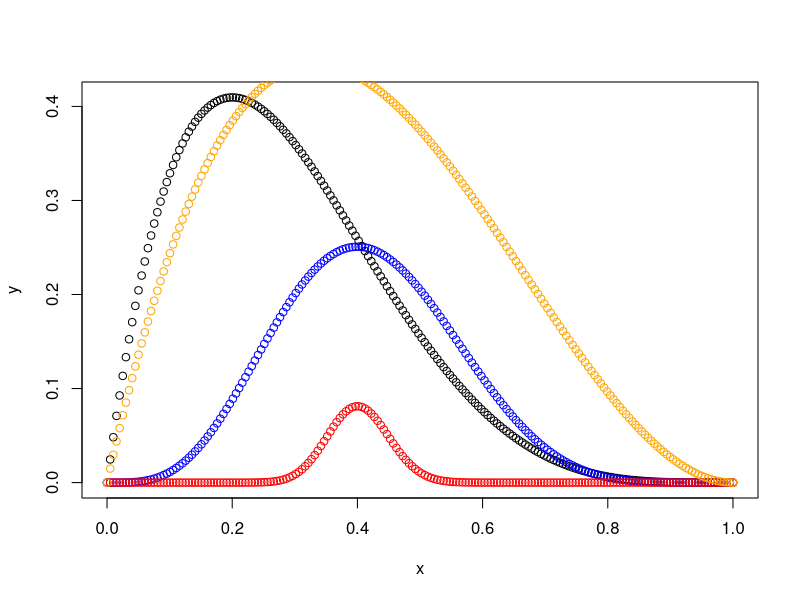

Source code (R):
### Bayesian on the error rates of methylation in reads
##
#


## Simulations, with binomial probability distributions
#
likelihoodFunction <- function(p, mC, tC){
  a <- choose(n = tC,k = mC)
  b <- p ^ mC
  c <- (1-p) ^ (tC - mC)
  return(a * b * c)
}

getPoints <- function(mC, tC){
  x <- seq(0, 1, length.out = 200)
  y <- sapply(x, FUN = function(x){likelihoodFunction(p = x, mC = mC, tC = tC)})
  return(cbind(x,y))
}

plot(getPoints(1,5))   ### 2/5
points(getPoints(4,10), col="blue")   ## 4/10
points(getPoints(40,100), col="red")   ## 4/10
points(getPoints(1,3), col = "orange")

optimise(interval = c(0,1),f = likelihoodFunction, mC = 1, tC = 3, maximum = T, tol = 0.001)



## Simulations with the methylation status of reads with given cytosines
#
error.rates <- 0.02  ### Conversion of 98% 
num.cytosines <- 4







